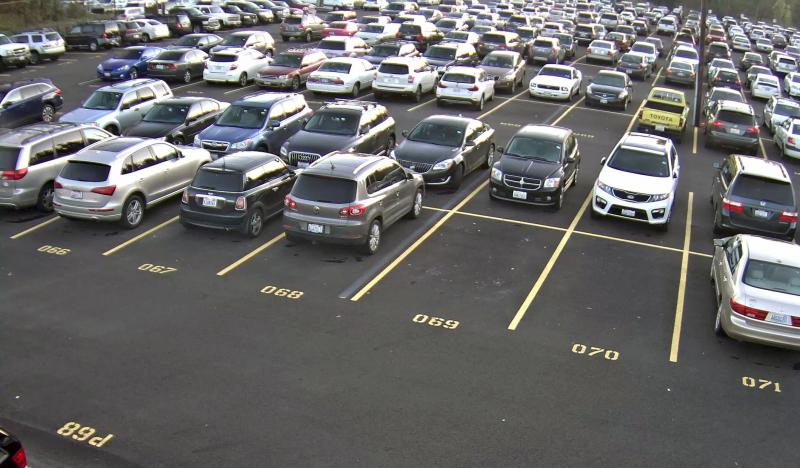
#> input picture car.jpg, 800 x 468 px
$ jupyter execute --allow-errors 17_contour_detection.ipynb
#> lines starting #> are read from the running program, lines starting #| are printed output that depends on the picture; after the words box and inside, x2 and y2 are one past the last pixel; in counts of white or black regions, pixels touching at a corner belong together
[cell 1]
import cv2

[cell 2]
img_org = cv2.imread('car.jpg')#read graystyle image
#> img_org is the input picture: shape (468, 800, 3); mean B, G, R 104.4, 104.1, 104.7
img = cv2.cvtColor(img_org,cv2.COLOR_BGR2GRAY)
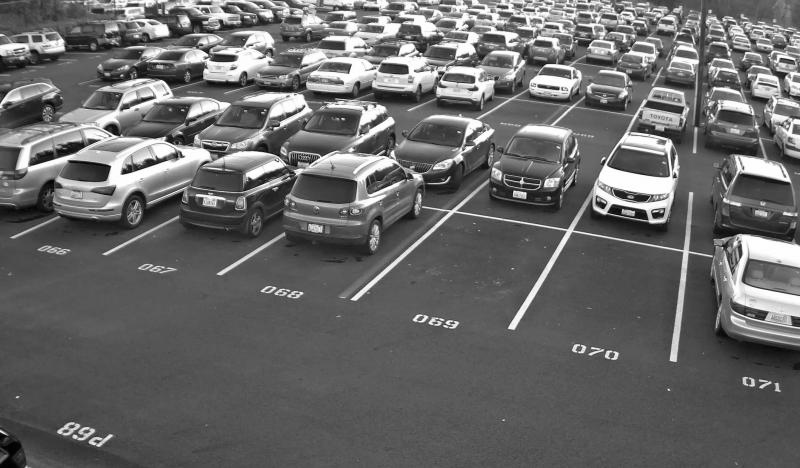
#> img: shape (468, 800); min 0, max 255, mean 104.4

img = cv2.imread('car.jpg')#read graystyle image

[cell 3]
ret, thres_img = cv2.threshold(img,127,255,cv2.THRESH_BINARY)#find the binary threshold
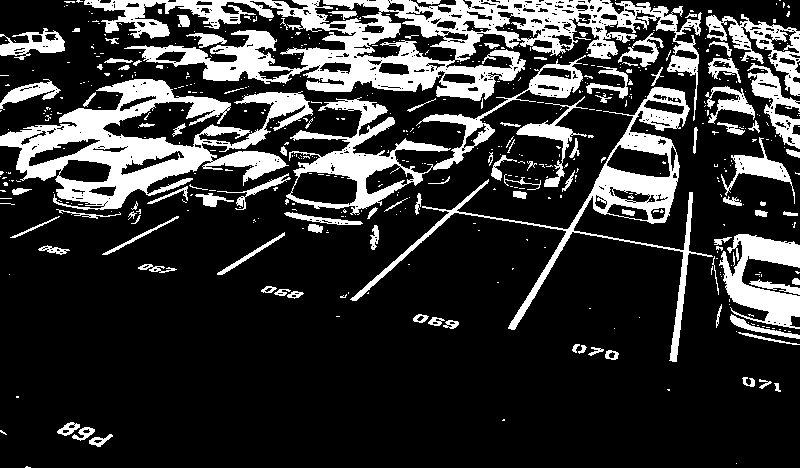
#> thres_img: shape (468, 800); 20.8% white; 543 white regions (435 under 20 px)

[cell 4]
cv2.imshow('img',thres_img)
cv2.waitKey(0)
cv2.destroyAllWindows()

[cell 5]
contours= cv2.findContours(thres_img,cv2.RETR_TREE,cv2.CHAIN_APPROX_SIMPLE)
#> contours = 1129 contours, 923 with area under 20; largest, box (x1, y1, x2, y2) and area: (84, 0, 702, 121) 28126, (0, 79, 313, 210) 16440, (350, 87, 713, 362) 10096, (286, 55, 586, 215) 9541, (719, 234, 800, 329) 3519

[cell 6]
contours
#> Out has the same summary as contours

[cell 7]
contours[1]
#> Out = 1129 rows, first 6: [1, -1, -1, -1], [2, 0, -1, -1], [4, 1, 3, -1], [-1, -1, -1, 2], [5, 2, -1, -1], [7, 4, 6, -1]
